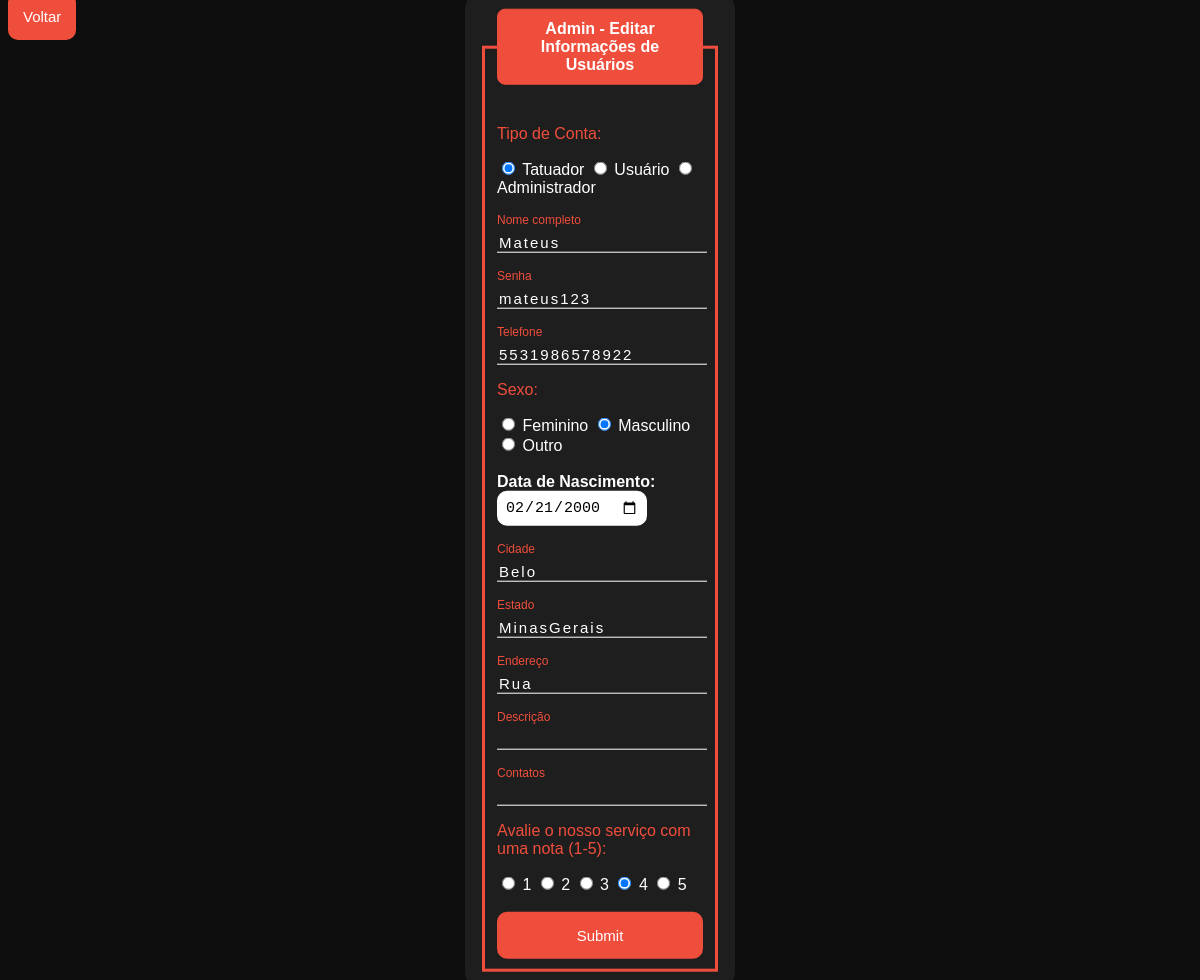
/edit_admin.php?id=2, run on the app's committed database.
### tables this page shows
CREATE TABLE IF NOT EXISTS `usuarios` (
  `id` int(11) NOT NULL AUTO_INCREMENT,
  `tipodeconta` varchar(15) NOT NULL,
  `nome` varchar(45) NOT NULL,
  `senha` varchar(45) NOT NULL,
  `email` varchar(110) NOT NULL,
  `telefone` varchar(15) NOT NULL,
  `sexo` varchar(15) NOT NULL,
  `data_nasc` date NOT NULL,
  `cidade` varchar(45) NOT NULL,
  `estado` varchar(45) NOT NULL,
  `endereco` varchar(45) NOT NULL,
  `descricao` varchar(3000) NOT NULL,
  `contatos` varchar(1000) NOT NULL,
  `avaliacao` int(1) NOT NULL,
  PRIMARY KEY (`id`)
);

### edit_admin.php (the view, shortened to what this page needs)
<?php
    include_once('config.php');
    if(!empty($_GET['id']))
    {
        $id = $_GET['id'];
        $sqlSelect = "SELECT * FROM usuarios WHERE id=$id";
        $result = $conexao->query($sqlSelect);
        if($result->num_rows > 0)
        {
            while($user_data = mysqli_fetch_assoc($result))
            {
                $tipodeconta = $user_data['tipodeconta'];
                $nome = $user_data['nome'];
                $senha = $user_data['senha'];
                $telefone = $user_data['telefone'];
                $sexo = $user_data['sexo'];
                $data_nasc = $user_data['data_nasc'];
                $cidade = $user_data['cidade'];
                $estado = $user_data['estado'];
                $endereco = $user_data['endereco'];
                $descricao = $user_data['descricao'];
                $contatos = $user_data['contatos'];
                $avaliacao = $user_data['avaliacao'];
            }
        }
        else
        {
            header('Location: sistema_admin.php');
        }
    }
    else
    {
        header('Location: sistema_admin.php');
    }
?>
<!DOCTYPE html>
<html lang="en">
<head>
</head>
<body>
    <a class="btnvoltar" href="sistema_admin.php">Voltar</a>
    <div class="box">
        <form action="saveEdit_admin.php" method="POST">
            <fieldset>
                <legend><b>Admin - Editar Informações de Usuários</b></legend>
                <br>
                <p>Tipo de Conta:</p>
                <input type="radio" id="tatuador" name="tipo" value="tatuador" <?php echo ($tipodeconta == 'tatuador') ? 'checked' : '';?> required>
                <label for="tatuador">Tatuador</label>
                <input type="radio" id="usuario" name="tipo" value="usuario" <?php echo ($tipodeconta == 'usuario') ? 'checked' : '';?> required>
                <label for="usuario">Usuário</label>
                <input type="radio" id="admin" name="tipo" value="admin" <?php echo ($tipodeconta == 'admin') ? 'checked' : '';?> required>
                <label for="admin">Administrador</label>
                <br><br><br>
                <div class="inputBox">
                    <input type="text" name="nome" id="nome" class="inputUser" value=<?php echo $nome;?> required>
                    <label for="nome" class="labelInput">Nome completo</label>
                </div>
                <br><br>
                <div class="inputBox">
                    <input type="text" name="senha" id="senha" class="inputUser" value=<?php echo $senha;?> required>
                    <label for="senha" class="labelInput">Senha</label>
                </div>
                <br><br>
                <div class="inputBox">
                    <input type="tel" name="telefone" id="telefone" class="inputUser" value=<?php echo $telefone;?> required>
                    <label for="telefone" class="labelInput">Telefone</label>
                </div>
                <p>Sexo:</p>
                <input type="radio" id="feminino" name="genero" value="feminino" <?php echo ($sexo == 'feminino') ? 'checked' : '';?> required>
                <label for="feminino">Feminino</label>
                <input type="radio" id="masculino" name="genero" value="masculino" <?php echo ($sexo == 'masculino') ? 'checked' : '';?> required>
                <label for="masculino">Masculino</label>
                <input type="radio" id="outro" name="genero" value="outro" <?php echo ($sexo == 'outro') ? 'checked' : '';?> required>
                <label for="outro">Outro</label>
                <br><br>
                <label for="data_nascimento"><b>Data de Nascimento:</b></label>
                <input type="date" name="data_nascimento" id="data_nascimento" value=<?php echo $data_nasc;?> required>
                <br><br><br>
                <div class="inputBox">
                    <input type="text" name="cidade" id="cidade" class="inputUser" value=<?php echo $cidade;?> required>
                    <label for="cidade" class="labelInput">Cidade</label>
                </div>
                <br><br>
                <div class="inputBox">
                    <input type="text" name="estado" id="estado" class="inputUser" value=<?php echo $estado;?> required>
                    <label for="estado" class="labelInput">Estado</label>
                </div>
                <br><br>
                <div class="inputBox">
                    <input type="text" name="endereco" id="endereco" class="inputUser" value=<?php echo $endereco;?> required>
                    <label for="endereco" class="labelInput">Endereço</label>
                </div>
                <br><br>
                <div class="inputBox">
                    <input type="text" name="descricao" id="descricao" class="inputUser" value=<?php echo $descricao;?>>
                    <label for="descricao" class="labelInput">Descrição</label>
                </div>
                <br><br>
                <div class="inputBox">
                    <input type="text" name="contatos" id="contatos" class="inputUser" value=<?php echo $contatos;?>>
                    <label for="contatos" class="labelInput">Contatos</label>
                </div>
                <p>Avalie o nosso serviço com uma nota (1-5):</p>
                <input type="radio" id="1" name="nota" value="1" <?php echo ($avaliacao == '1') ? 'checked' : '';?>>
                <label for="1">1</label>
                <input type="radio" id="2" name="nota" value="2" <?php echo ($avaliacao == '2') ? 'checked' : '';?>>
                <label for="2">2</label>
                <input type="radio" id="3" name="nota" value="3" <?php echo ($avaliacao == '3') ? 'checked' : '';?>>
                <label for="3">3</label>
                <input type="radio" id="4" name="nota" value="4" <?php echo ($avaliacao == '4') ? 'checked' : '';?>>
                <label for="4">4</label>
                <input type="radio" id="5" name="nota" value="5" <?php echo ($avaliacao == '5') ? 'checked' : '';?>>
                <label for="5">5</label>
                <br><br>
                <input type="submit" name="update" id="submit">
            </fieldset>
        </form>
    </div>
</body>
</html>

### edit_admin.php (style rules this page uses)
body { font-family: Arial, Helvetica, sans-serif; background: #0e0e0e; }
.box { color: white; position: absolute; top: 50%; left: 50%; transform: translate(-50%,-50%); background-color: #1e1e1e; padding: 15px; border-radius: 15px; width: 20%; }
fieldset { border: 3px solid #f04e3c; }
legend { border: 1px solid #f04e3c; padding: 10px; text-align: center; background-color: #f04e3c; border-radius: 8px; }
.inputBox { position: relative; }
.inputUser { background: none; border: none; border-bottom: 1px solid white; outline: none; color: white; font-size: 15px; width: 100%; letter-spacing: 2px; }
.labelInput { position: absolute; top: 0px; left: 0px; pointer-events: none; transition: .5s; }
.inputUser:focus ~ .labelInput, .inputUser:valid ~ .labelInput { top: -20px; font-size: 12px; color: #f04e3c; }
#data_nascimento { border: none; padding: 8px; border-radius: 10px; outline: none; font-size: 15px; }
#submit { background: #f04e3c; width: 100%; border: none; padding: 15px; color: white; font-size: 15px; cursor: pointer; border-radius: 10px; transition: 0.5s; }
.btnvoltar { background-color: #f04e3c; border: none; padding: 15px; width: 100%; border-radius: 10px; color: white; font-size: 15px; transition: 0.5s; text-decoration: none; }
p { color: #f04e3c; }

### data on the page
usuarios: tipodeconta "☑ Tatuador", tipodeconta "☐ Usuário", tipodeconta "☐ Administrador", nome "Mateus", senha "mateus123", telefone "5531986578922", sexo "☐ Feminino", sexo "☑ Masculino", sexo "☐ Outro", data_nascimento "02/21/2000", cidade "Belo", estado "MinasGerais", endereco "Rua", avaliacao "☐ 1", avaliacao "☐ 2", avaliacao "☐ 3", avaliacao "☑ 4", avaliacao "☐ 5"
